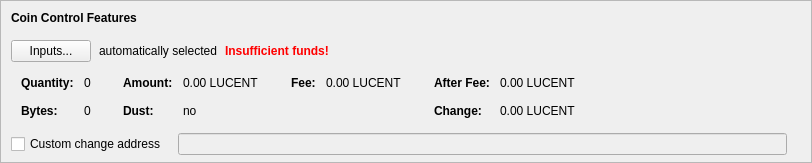
    <widget class="QFrame" name="frameCoinControl">
     <property name="sizePolicy">
      <sizepolicy hsizetype="Expanding" vsizetype="Expanding">
       <horstretch>0</horstretch>
       <verstretch>0</verstretch>
      </sizepolicy>
     </property>
     <property name="maximumSize">
      <size>
       <width>16777215</width>
       <height>16777215</height>
      </size>
     </property>
     <property name="frameShape">
      <enum>QFrame::StyledPanel</enum>
     </property>
     <property name="frameShadow">
      <enum>QFrame::Sunken</enum>
     </property>
     <layout class="QVBoxLayout" name="verticalLayoutCoinControl2">
      <property name="spacing">
       <number>0</number>
      </property>
      <property name="leftMargin">
       <number>0</number>
      </property>
      <property name="topMargin">
       <number>0</number>
      </property>
      <property name="rightMargin">
       <number>0</number>
      </property>
      <property name="bottomMargin">
       <number>6</number>
      </property>
      <item>
       <layout class="QVBoxLayout" name="verticalLayoutCoinControl" stretch="0,0,0,0,1">
        <property name="spacing">
         <number>0</number>
        </property>
        <property name="leftMargin">
         <number>10</number>
        </property>
        <property name="topMargin">
         <number>10</number>
        </property>
        <item>
         <layout class="QHBoxLayout" name="horizontalLayoutCoinControl1">
          <property name="bottomMargin">
           <number>15</number>
          </property>
          <item>
           <widget class="QLabel" name="labelCoinControlFeatures">
            <property name="sizePolicy">
             <sizepolicy hsizetype="Preferred" vsizetype="Maximum">
              <horstretch>0</horstretch>
              <verstretch>0</verstretch>
             </sizepolicy>
            </property>
            <property name="font">
             <font>
              <weight>75</weight>
              <bold>true</bold>
             </font>
            </property>
            <property name="styleSheet">
             <string notr="true">font-weight:bold;</string>
            </property>
            <property name="text">
             <string>Coin Control Features</string>
            </property>
           </widget>
          </item>
         </layout>
        </item>
        <item>
         <layout class="QHBoxLayout" name="horizontalLayoutCoinControl2" stretch="0,0,0,0">
          <property name="spacing">
           <number>8</number>
          </property>
          <property name="bottomMargin">
           <number>10</number>
          </property>
          <item>
           <widget class="QPushButton" name="pushButtonCoinControl">
            <property name="styleSheet">
             <string notr="true"/>
            </property>
            <property name="text">
             <string>Inputs...</string>
            </property>
            <property name="autoDefault">
             <bool>false</bool>
            </property>
           </widget>
          </item>
          <item>
           <widget class="QLabel" name="labelCoinControlAutomaticallySelected">
            <property name="text">
             <string>automatically selected</string>
            </property>
            <property name="margin">
             <number>5</number>
            </property>
           </widget>
          </item>
          <item>
           <widget class="QLabel" name="labelCoinControlInsuffFunds">
            <property name="font">
             <font>
              <weight>75</weight>
              <bold>true</bold>
             </font>
            </property>
            <property name="styleSheet">
             <string notr="true">color:red;font-weight:bold;</string>
            </property>
            <property name="text">
             <string>Insufficient funds!</string>
            </property>
            <property name="margin">
             <number>5</number>
            </property>
           </widget>
          </item>
          <item>
           <spacer name="horizontalSpacerCoinControl">
            <property name="orientation">
             <enum>Qt::Horizontal</enum>
            </property>
            <property name="sizeHint" stdset="0">
             <size>
              <width>40</width>
              <height>1</height>
             </size>
            </property>
           </spacer>
          </item>
         </layout>
        </item>
        <item>
         <widget class="QWidget" name="widgetCoinControl" native="true">
          <property name="sizePolicy">
           <sizepolicy hsizetype="Preferred" vsizetype="Preferred">
            <horstretch>0</horstretch>
            <verstretch>0</verstretch>
           </sizepolicy>
          </property>
          <property name="minimumSize">
           <size>
            <width>0</width>
            <height>0</height>
           </size>
          </property>
          <property name="styleSheet">
           <string notr="true"/>
          </property>
          <layout class="QHBoxLayout" name="horizontalLayoutCoinControl5">
           <property name="leftMargin">
            <number>0</number>
           </property>
           <property name="topMargin">
            <number>0</number>
           </property>
           <property name="rightMargin">
            <number>0</number>
           </property>
           <property name="bottomMargin">
            <number>0</number>
           </property>
           <item>
            <layout class="QHBoxLayout" name="horizontalLayoutCoinControl3" stretch="0,0,0,1">
             <property name="spacing">
              <number>20</number>
             </property>
             <property name="topMargin">
              <number>0</number>
             </property>
             <property name="bottomMargin">
              <number>10</number>
             </property>
             <item>
              <layout class="QFormLayout" name="formLayoutCoinControl1">
               <property name="horizontalSpacing">
                <number>10</number>
               </property>
               <property name="verticalSpacing">
                <number>14</number>
               </property>
               <property name="leftMargin">
                <number>10</number>
               </property>
               <property name="topMargin">
                <number>4</number>
               </property>
               <property name="rightMargin">
                <number>6</number>
               </property>
               <item row="0" column="0">
                <widget class="QLabel" name="labelCoinControlQuantityText">
                 <property name="font">
                  <font>
                   <weight>75</weight>
                   <bold>true</bold>
                  </font>
                 </property>
                 <property name="text">
                  <string>Quantity:</string>
                 </property>
                 <property name="margin">
                  <number>0</number>
                 </property>
                </widget>
               </item>
               <item row="0" column="1">
                <widget class="QLabel" name="labelCoinControlQuantity">
                 <property name="cursor">
                  <cursorShape>IBeamCursor</cursorShape>
                 </property>
                 <property name="contextMenuPolicy">
                  <enum>Qt::ActionsContextMenu</enum>
                 </property>
                 <property name="text">
                  <string notr="true">0</string>
                 </property>
                 <property name="margin">
                  <number>0</number>
                 </property>
                 <property name="textInteractionFlags">
                  <set>Qt::LinksAccessibleByMouse|Qt::TextSelectableByKeyboard|Qt::TextSelectableByMouse</set>
                 </property>
                </widget>
               </item>
               <item row="1" column="0">
                <widget class="QLabel" name="labelCoinControlBytesText">
                 <property name="font">
                  <font>
                   <weight>75</weight>
                   <bold>true</bold>
                  </font>
                 </property>
                 <property name="text">
                  <string>Bytes:</string>
                 </property>
                </widget>
               </item>
               <item row="1" column="1">
                <widget class="QLabel" name="labelCoinControlBytes">
                 <property name="cursor">
                  <cursorShape>IBeamCursor</cursorShape>
                 </property>
                 <property name="contextMenuPolicy">
                  <enum>Qt::ActionsContextMenu</enum>
                 </property>
                 <property name="text">
                  <string notr="true">0</string>
                 </property>
                 <property name="textInteractionFlags">
                  <set>Qt::LinksAccessibleByMouse|Qt::TextSelectableByKeyboard|Qt::TextSelectableByMouse</set>
                 </property>
                </widget>
               </item>
              </layout>
             </item>
             <item>
              <layout class="QFormLayout" name="formLayoutCoinControl2">
               <property name="horizontalSpacing">
                <number>10</number>
               </property>
               <property name="verticalSpacing">
                <number>14</number>
               </property>
               <property name="leftMargin">
                <number>6</number>
               </property>
               <property name="topMargin">
                <number>4</number>
               </property>
               <property name="rightMargin">
                <number>6</number>
               </property>
               <item row="0" column="0">
                <widget class="QLabel" name="labelCoinControlAmountText">
                 <property name="font">
                  <font>
                   <weight>75</weight>
                   <bold>true</bold>
                  </font>
                 </property>
                 <property name="text">
                  <string>Amount:</string>
                 </property>
                 <property name="margin">
                  <number>0</number>
                 </property>
                </widget>
               </item>
               <item row="0" column="1">
                <widget class="QLabel" name="labelCoinControlAmount">
                 <property name="cursor">
                  <cursorShape>IBeamCursor</cursorShape>
                 </property>
                 <property name="contextMenuPolicy">
                  <enum>Qt::ActionsContextMenu</enum>
                 </property>
                 <property name="text">
                  <string notr="true">0.00 LUCENT</string>
                 </property>
                 <property name="textInteractionFlags">
                  <set>Qt::LinksAccessibleByMouse|Qt::TextSelectableByKeyboard|Qt::TextSelectableByMouse</set>
                 </property>
                </widget>
               </item>
               <item row="1" column="0">
                <widget class="QLabel" name="labelCoinControlLowOutputText">
                 <property name="font">
                  <font>
                   <weight>75</weight>
                   <bold>true</bold>
                  </font>
                 </property>
                 <property name="text">
                  <string>Dust:</string>
                 </property>
                </widget>
               </item>
               <item row="1" column="1">
                <widget class="QLabel" name="labelCoinControlLowOutput">
                 <property name="cursor">
                  <cursorShape>IBeamCursor</cursorShape>
                 </property>
                 <property name="contextMenuPolicy">
                  <enum>Qt::ActionsContextMenu</enum>
                 </property>
                 <property name="text">
                  <string notr="true">no</string>
                 </property>
                 <property name="textInteractionFlags">
                  <set>Qt::LinksAccessibleByMouse|Qt::TextSelectableByKeyboard|Qt::TextSelectableByMouse</set>
                 </property>
                </widget>
               </item>
              </layout>
             </item>
             <item>
              <layout class="QFormLayout" name="formLayoutCoinControl3">
               <property name="horizontalSpacing">
                <number>10</number>
               </property>
               <property name="verticalSpacing">
                <number>14</number>
               </property>
               <property name="leftMargin">
                <number>6</number>
               </property>
               <property name="topMargin">
                <number>4</number>
               </property>
               <property name="rightMargin">
                <number>6</number>
               </property>
               <item row="0" column="0">
                <widget class="QLabel" name="labelCoinControlFeeText">
                 <property name="font">
                  <font>
                   <weight>75</weight>
                   <bold>true</bold>
                  </font>
                 </property>
                 <property name="text">
                  <string>Fee:</string>
                 </property>
                 <property name="margin">
                  <number>0</number>
                 </property>
                </widget>
               </item>
               <item row="0" column="1">
                <widget class="QLabel" name="labelCoinControlFee">
                 <property name="cursor">
                  <cursorShape>IBeamCursor</cursorShape>
                 </property>
                 <property name="contextMenuPolicy">
                  <enum>Qt::ActionsContextMenu</enum>
                 </property>
                 <property name="text">
                  <string notr="true">0.00 LUCENT</string>
                 </property>
                 <property name="textInteractionFlags">
                  <set>Qt::LinksAccessibleByMouse|Qt::TextSelectableByKeyboard|Qt::TextSelectableByMouse</set>
                 </property>
                </widget>
               </item>
              </layout>
             </item>
             <item>
              <layout class="QFormLayout" name="formLayoutCoinControl4">
               <property name="horizontalSpacing">
                <number>10</number>
               </property>
               <property name="verticalSpacing">
                <number>14</number>
               </property>
               <property name="leftMargin">
                <number>6</number>
               </property>
               <property name="topMargin">
                <number>4</number>
               </property>
               <property name="rightMargin">
                <number>6</number>
               </property>
               <item row="0" column="0">
                <widget class="QLabel" name="labelCoinControlAfterFeeText">
                 <property name="font">
                  <font>
                   <weight>75</weight>
                   <bold>true</bold>
                  </font>
                 </property>
                 <property name="text">
                  <string>After Fee:</string>
                 </property>
                 <property name="margin">
                  <number>0</number>
                 </property>
                </widget>
               </item>
               <item row="0" column="1">
                <widget class="QLabel" name="labelCoinControlAfterFee">
                 <property name="cursor">
                  <cursorShape>IBeamCursor</cursorShape>
                 </property>
                 <property name="contextMenuPolicy">
                  <enum>Qt::ActionsContextMenu</enum>
                 </property>
                 <property name="text">
                  <string notr="true">0.00 LUCENT</string>
                 </property>
                 <property name="textInteractionFlags">
                  <set>Qt::LinksAccessibleByMouse|Qt::TextSelectableByKeyboard|Qt::TextSelectableByMouse</set>
                 </property>
                </widget>
               </item>
               <item row="1" column="0">
                <widget class="QLabel" name="labelCoinControlChangeText">
                 <property name="font">
                  <font>
                   <weight>75</weight>
                   <bold>true</bold>
                  </font>
                 </property>
                 <property name="text">
                  <string>Change:</string>
                 </property>
                </widget>
               </item>
               <item row="1" column="1">
                <widget class="QLabel" name="labelCoinControlChange">
                 <property name="cursor">
                  <cursorShape>IBeamCursor</cursorShape>
                 </property>
                 <property name="contextMenuPolicy">
                  <enum>Qt::ActionsContextMenu</enum>
                 </property>
                 <property name="text">
                  <string notr="true">0.00 LUCENT</string>
                 </property>
                 <property name="textInteractionFlags">
                  <set>Qt::LinksAccessibleByMouse|Qt::TextSelectableByKeyboard|Qt::TextSelectableByMouse</set>
                 </property>
                </widget>
               </item>
              </layout>
             </item>
            </layout>
           </item>
          </layout>
         </widget>
        </item>
        <item>
         <layout class="QHBoxLayout" name="horizontalLayoutCoinControl4" stretch="0,0,0">
          <property name="spacing">
           <number>12</number>
          </property>
          <property name="sizeConstraint">
           <enum>QLayout::SetDefaultConstraint</enum>
          </property>
          <property name="topMargin">
           <number>5</number>
          </property>
          <property name="rightMargin">
           <number>5</number>
          </property>
          <item>
           <widget class="QCheckBox" name="checkBoxCoinControlChange">
            <property name="toolTip">
             <string>If this is activated, but the change address is empty or invalid, change will be sent to a newly generated address.</string>
            </property>
            <property name="text">
             <string>Custom change address</string>
            </property>
           </widget>
          </item>
          <item>
           <widget class="QValidatedLineEdit" name="lineEditCoinControlChange">
            <property name="enabled">
             <bool>false</bool>
            </property>
            <property name="sizePolicy">
             <sizepolicy hsizetype="Expanding" vsizetype="Fixed">
              <horstretch>0</horstretch>
              <verstretch>0</verstretch>
             </sizepolicy>
            </property>
           </widget>
          </item>
          <item>
           <widget class="QLabel" name="labelCoinControlChangeLabel">
            <property name="sizePolicy">
             <sizepolicy hsizetype="Preferred" vsizetype="Expanding">
              <horstretch>0</horstretch>
              <verstretch>0</verstretch>
             </sizepolicy>
            </property>
            <property name="minimumSize">
             <size>
              <width>0</width>
              <height>0</height>
             </size>
            </property>
            <property name="text">
             <string/>
            </property>
            <property name="margin">
             <number>3</number>
            </property>
           </widget>
          </item>
         </layout>
        </item>
        <item>
         <spacer name="verticalSpacerCoinControl">
          <property name="orientation">
           <enum>Qt::Vertical</enum>
          </property>
          <property name="sizeHint" stdset="0">
           <size>
            <width>800</width>
            <height>1</height>
           </size>
          </property>
         </spacer>
        </item>
       </layout>
      </item>
     </layout>
    </widget>
